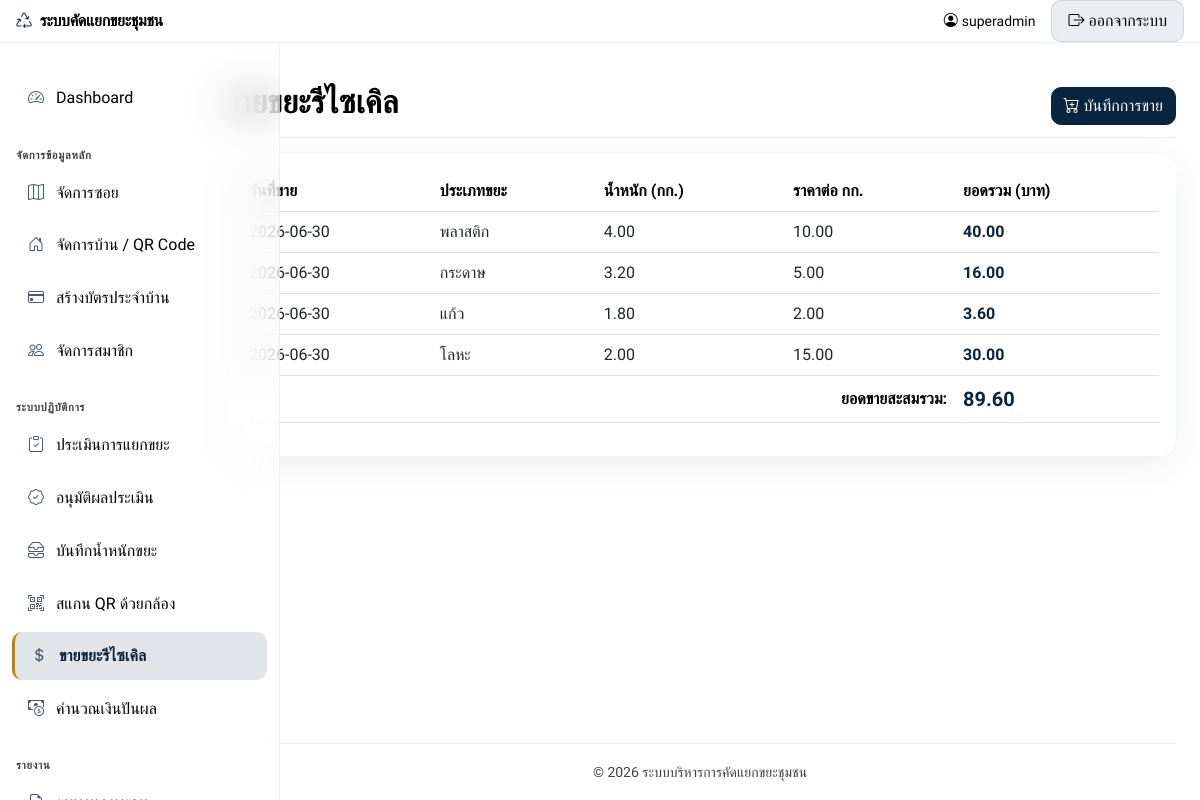
The app's page /mobile/index.php?page=sales (signed in) with its own data.
### tables this page shows
CREATE TABLE `recycle_sales` (
  `id` int(11) NOT NULL,
  `sale_date` date NOT NULL,
  `waste_type` varchar(50) NOT NULL,
  `weight_kg` decimal(10,2) NOT NULL,
  `price_per_kg` decimal(10,2) NOT NULL,
  `total_amount` decimal(10,2) NOT NULL
);

### mobile/modules/sales.php (the view, shortened to what this page needs)
<?php
$sales = $pdo->query("SELECT * FROM recycle_sales ORDER BY sale_date DESC")->fetchAll();
?>
<div class="d-flex justify-content-between flex-wrap flex-md-nowrap align-items-center pt-3 pb-2 mb-3 border-bottom">
    <h1 class="h2">ขายขยะรีไซเคิล</h1>
    <button class="btn btn-primary-custom" data-bs-toggle="modal" data-bs-target="#addSaleModal">
        <i class="bi bi-cart-plus"></i> บันทึกการขาย
    </button>
</div>
<div class="card">
    <div class="card-body">
        <div class="table-responsive">
            <table class="table table-hover align-middle">
                <thead class="table-light">
                    <tr>
                        <th>วันที่ขาย</th>
                        <th>ประเภทขยะ</th>
                        <th>น้ำหนัก (กก.)</th>
                        <th>ราคาต่อ กก.</th>
                        <th>ยอดรวม (บาท)</th>
                    </tr>
                </thead>
                <tbody>
                    <?php
                    $sum = 0;
                    foreach ($sales as $sale):
                        $sum += $sale['total_amount'];
                    ?>
                    <tr>
                        <td><?php echo htmlspecialchars($sale['sale_date']); ?></td>
                        <td><?php echo htmlspecialchars($sale['waste_type']); ?></td>
                        <td><?php echo number_format($sale['weight_kg'], 2); ?></td>
                        <td><?php echo number_format($sale['price_per_kg'], 2); ?></td>
                        <td class="fw-bold text-primary-custom"><?php echo number_format($sale['total_amount'], 2); ?></td>
                    </tr>
                    <?php endforeach; ?>
                </tbody>
                <tfoot class="table-light fw-bold">
                    <tr>
                        <td colspan="4" class="text-end">ยอดขายสะสมรวม:</td>
                        <td class="text-primary-custom fs-5"><?php echo number_format($sum, 2); ?></td>
                    </tr>
                </tfoot>
            </table>
        </div>
    </div>
</div>

### mobile/assets/css/style.css (style rules this page uses)
:root { --primary-blue: #0A2540; --primary-blue-hover: #061829; --primary-blue-soft: rgba(10, 37, 64, 0.12); --accent-yellow: #B8860B; --accent-yellow-hover: #96700A; --accent-yellow-soft: rgba(184, 134, 11, 0.14); --text-color: #000000; --text-muted: #424245; --glass-bg: rgba(255, 255, 255, 0.65); --glass-bg-strong: rgba(255, 255, 255, 0.82); --glass-border: rgba(255, 255, 255, 0.55); --glass-shadow: 0 8px 32px rgba(10, 37, 64, 0.08); --glass-blur: blur(20px); --radius-sm: 10px; --radius-md: 16px; --radius-lg: 20px; --primary-color: var(--primary-blue); --secondary-color: var(--accent-yellow); --bg-color: #eef1f6; }
body { font-family: 'Sarabun', sans-serif; font-weight: 400; color: var(--text-color); background: linear-gradient(145deg, #e4eaf2 0%, #f4f0e4 45%, #e8edf5 100%); background-attachment: fixed; min-height: 100vh; -webkit-font-smoothing: antialiased; }
.app-layout { display: flex; flex-direction: column; min-height: 100vh; }
h1, h2, h3, h4, h5, h6, .h1, .h2, .h3, .h4, .h5, .h6, .navbar-brand, .card-header, .page-title { font-family: 'Prompt', sans-serif; color: var(--text-color); font-weight: 600; }
.text-primary-custom { color: var(--primary-blue) !important; }
.btn-primary-custom { font-family: 'Prompt', sans-serif; background-color: var(--primary-blue); border-color: var(--primary-blue); color: #fff; border-radius: var(--radius-sm); font-weight: 500; transition: all 0.25s ease; }
.card { background: var(--glass-bg); backdrop-filter: var(--glass-blur); -webkit-backdrop-filter: var(--glass-blur); border: 1px solid var(--glass-border); border-radius: var(--radius-md); box-shadow: var(--glass-shadow); transition: transform 0.25s ease, box-shadow 0.25s ease; color: var(--text-color); }
.card-body { color: var(--text-color); }
.table { font-family: 'Sarabun', sans-serif; color: var(--text-color); }
.table thead { font-family: 'Prompt', sans-serif; }
.table-light { --bs-table-bg: rgba(255, 255, 255, 0.6); }
.bg-light { background: transparent !important; }
.border-bottom { border-color: rgba(10, 37, 64, 0.08) !important; }

### records on screen
recycle_sales: sale_date "2026-06-30", waste_type "พลาสติก", weight_kg "4.00", price_per_kg "10.00", total_amount "40.00"
recycle_sales: sale_date "2026-06-30", waste_type "กระดาษ", weight_kg "3.20", price_per_kg "5.00", total_amount "16.00"
recycle_sales: sale_date "2026-06-30", waste_type "แก้ว", weight_kg "1.80", price_per_kg "2.00", total_amount "3.60"
recycle_sales: sale_date "2026-06-30", waste_type "โลหะ", weight_kg "2.00", price_per_kg "15.00", total_amount "30.00"

### other values on screen
$_SESSION['username'] "superadmin"
$sum "89.60"
